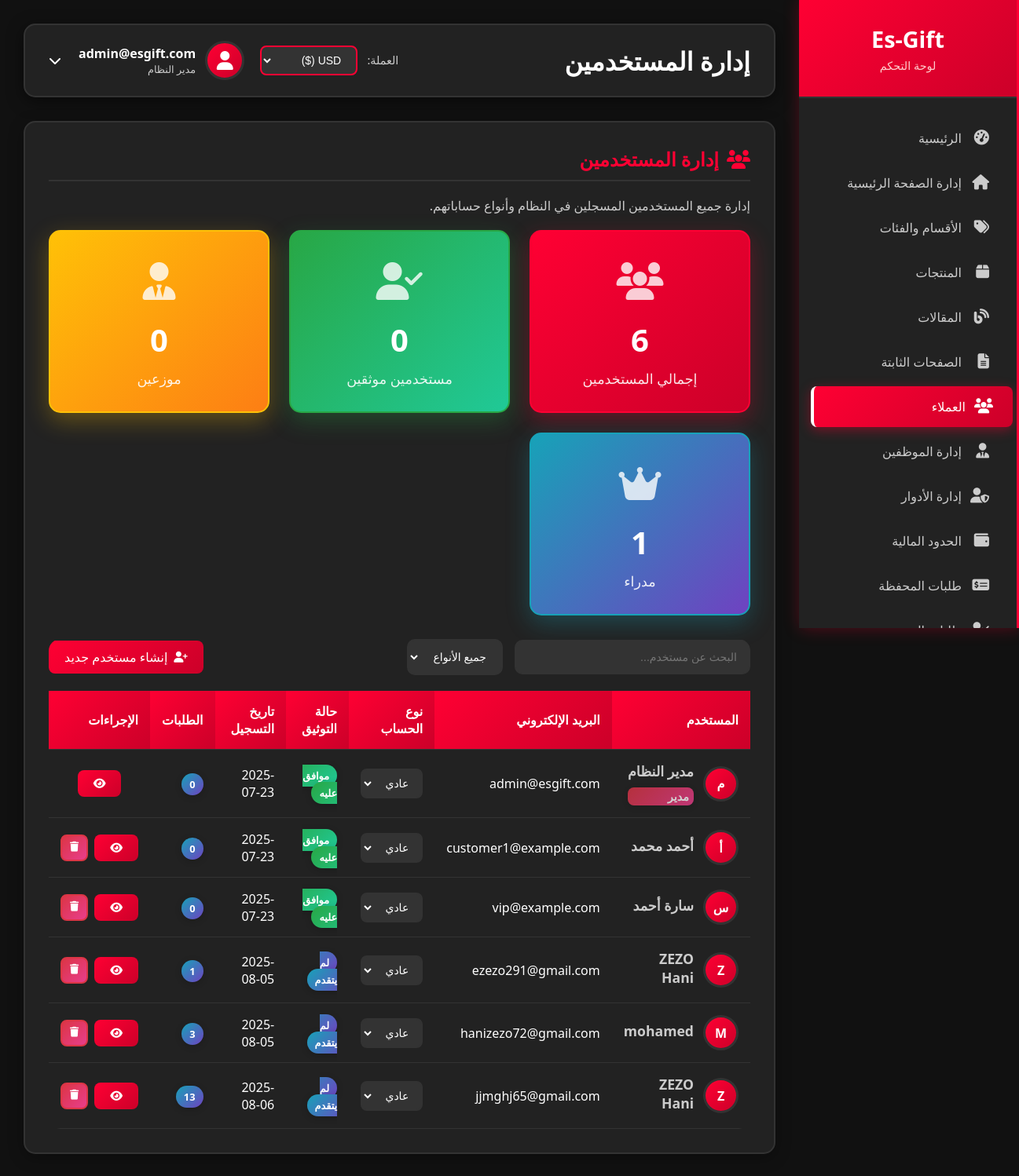
Before: /admin/users (signed in) with the older database file.
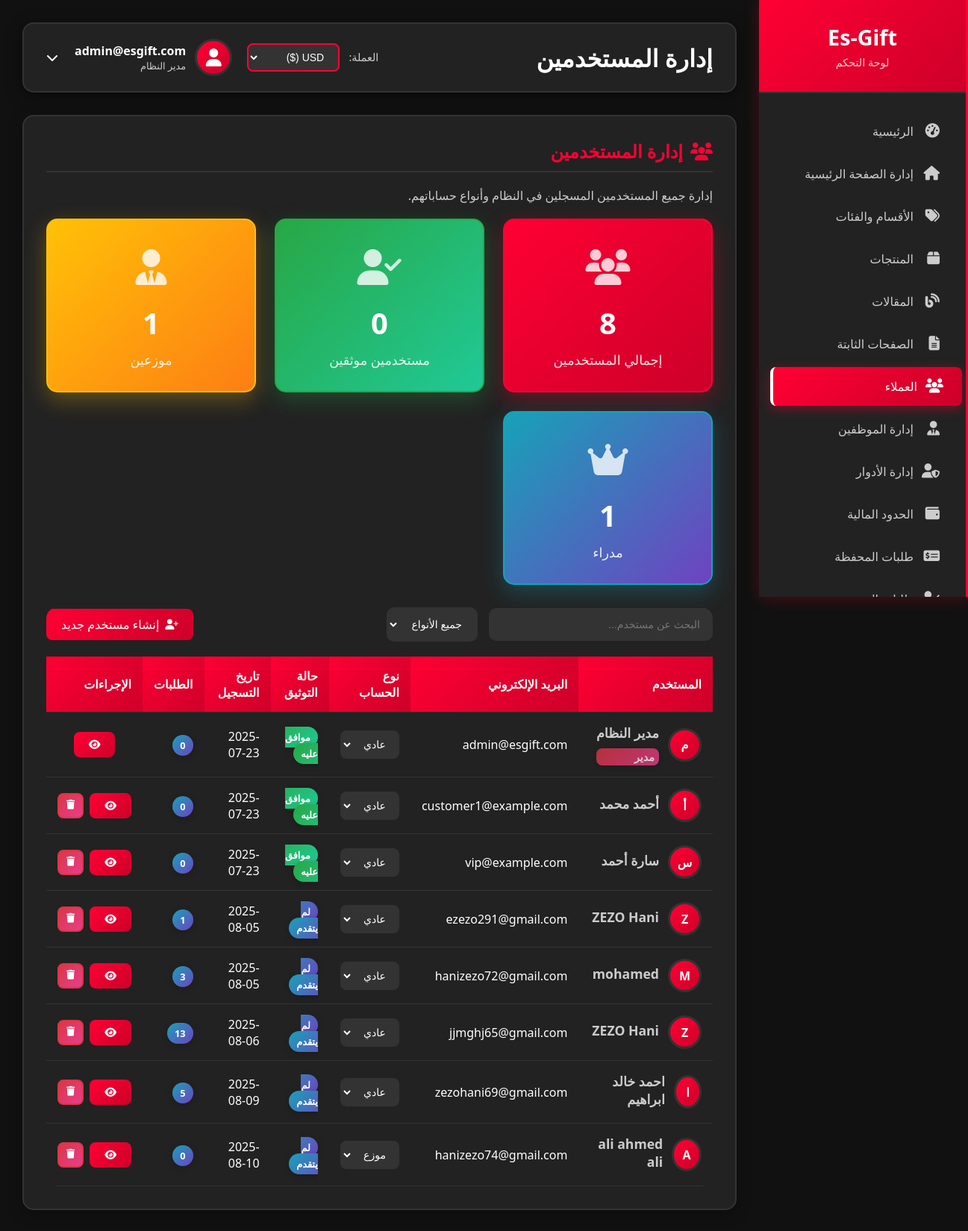
After: the same page with the newer database file.
### models.py (models this page shows)
class User(UserMixin, db.Model):
    id = db.Column(db.Integer, primary_key=True)
    username = db.Column(db.String(80), unique=True, nullable=True)  # اسم المستخدم
    email = db.Column(db.String(120), unique=True, nullable=False)
    password_hash = db.Column(db.String(120), nullable=False)
    full_name = db.Column(db.String(100))
    phone = db.Column(db.String(20))
    birth_date = db.Column(db.Date)
    nationality = db.Column(db.String(50))
    customer_type = db.Column(db.String(20), default='regular')  # regular, kyc, reseller
    kyc_status = db.Column(db.String(20), default='none')  # none, pending, approved, rejected
    google_id = db.Column(db.String(100), unique=True, nullable=True)  # Google ID
    profile_picture = db.Column(db.String(300))  # صورة البروفايل من Google
    is_verified = db.Column(db.Boolean, default=False)  # تم التحقق من الإيميل
    email_verification_token = db.Column(db.String(100), nullable=True)  # رمز التحقق من الإيميل
    email_verification_sent_at = db.Column(db.DateTime, nullable=True)  # وقت إرسال رمز التحقق
    document_type = db.Column(db.String(50))  # national_id, passport, driver_license
    id_front_image = db.Column(db.String(200))
    id_back_image = db.Column(db.String(200))
    selfie_image = db.Column(db.String(200))
    passport_image = db.Column(db.String(200))
    driver_license_image = db.Column(db.String(200))
    face_photo_front = db.Column(db.String(200))
    face_photo_right = db.Column(db.String(200))
    face_photo_left = db.Column(db.String(200))
    is_admin = db.Column(db.Boolean, default=False)
    last_login = db.Column(db.DateTime)
    created_at = db.Column(db.DateTime, default=datetime.utcnow)
    preferred_currency = db.Column(db.String(3), default='USD')  # العملة المفضلة للمحفظة
    orders = db.relationship('Order', backref='user', lazy=True)

### admin_routes.py (the view)
@admin.route('/users')
@login_required
@requires_page_access('admin.users')
def users():
    if not current_user.is_admin:
        employee = Employee.query.filter_by(user_id=current_user.id).first()
        if not employee:
            return redirect(url_for('main.index'))
    users = User.query.all()
    return render_template('admin/users.html', users=users)

### templates/admin/users.html (shortened to what this page needs)
{% extends "admin/base.html" %}
{% block page_title %}إدارة المستخدمين{% endblock %}
{% block content %}
<div class="content-card">
    <h2>
        <i class="fas fa-users"></i>
        إدارة المستخدمين
    </h2>
    <p style="color: #ccc; margin-bottom: 20px;">
        إدارة جميع المستخدمين المسجلين في النظام وأنواع حساباتهم.
    </p>
    <div class="stats-grid">
        <div class="stat-card">
            <div class="stat-icon">
                <i class="fas fa-users"></i>
            </div>
            <div class="stat-number">{{ users|length }}</div>
            <div class="stat-label">إجمالي المستخدمين</div>
        </div>
        <div class="stat-card success">
            <div class="stat-icon">
                <i class="fas fa-user-check"></i>
            </div>
            <div class="stat-number">{{ users|selectattr('customer_type', 'equalto', 'kyc')|list|length }}</div>
            <div class="stat-label">مستخدمين موثقين</div>
        </div>
        <div class="stat-card warning">
            <div class="stat-icon">
                <i class="fas fa-user-tie"></i>
            </div>
            <div class="stat-number">{{ users|selectattr('customer_type', 'equalto', 'reseller')|list|length }}</div>
            <div class="stat-label">موزعين</div>
        </div>
        <div class="stat-card info">
            <div class="stat-icon">
                <i class="fas fa-crown"></i>
            </div>
            <div class="stat-number">{{ users|selectattr('is_admin', 'equalto', True)|list|length }}</div>
            <div class="stat-label">مدراء</div>
        </div>
    </div>
    <div class="table-container">
        <div style="display: flex; justify-content: space-between; align-items: center; margin-bottom: 20px;">
            <div class="search-filters">
                <input type="text" id="searchUsers" placeholder="البحث عن مستخدم..."
                       class="search-input">
                <select id="filterUserType" class="filter-select">
                    <option value="">جميع الأنواع</option>
                </select>
            </div>
            <div class="action-buttons">
                <a href="{{ url_for('admin.admin_create_user') }}" class="btn btn-primary">
                    <i class="fas fa-user-plus"></i>
                    إنشاء مستخدم جديد
                </a>
            </div>
        </div>
        <table class="data-table" id="usersTable">
            <thead>
                <tr>
                    <th>المستخدم</th>
                    <th>البريد الإلكتروني</th>
                    <th>نوع الحساب</th>
                    <th>حالة التوثيق</th>
                    <th>تاريخ التسجيل</th>
                    <th>الطلبات</th>
                    <th>الإجراءات</th>
                </tr>
            </thead>
            <tbody>
                {% for user in users %}
                <tr data-user-type="{{ user.customer_type }}">
                    <td>
                        <div class="user-info">
                            <div class="user-avatar-modern">
                                {{ user.full_name[0].upper() if user.full_name else user.email[0].upper() }}
                            </div>
                            <div class="user-details">
                                <strong>{{ user.full_name if user.full_name else 'غير محدد' }}</strong>
                                {% if user.is_admin %}
                                    <span class="badge badge-danger admin-badge">مدير</span>
                                {% endif %}
                            </div>
                        </div>
                    </td>
                    <td>{{ user.email }}</td>
                    <td>
                        <select class="customer-type-select modern-select" data-user-id="{{ user.id }}">
                            <option value="regular" {{ 'selected' if user.customer_type == 'regular' else '' }}>عادي</option>
                            <option value="reseller" {{ 'selected' if user.customer_type == 'reseller' else '' }}>موزع</option>
                        </select>
                    </td>
                    <td>
                        {% if user.kyc_status == 'approved' %}
                            <span class="badge badge-success">موافق عليه</span>
                        {% elif user.kyc_status == 'pending' %}
                            <span class="badge badge-warning">في الانتظار</span>
                        {% elif user.kyc_status == 'rejected' %}
                            <span class="badge badge-danger">مرفوض</span>
                        {% else %}
                            <span class="badge badge-info">لم يتقدم</span>
                        {% endif %}
                    </td>
                    <td>{{ user.created_at.strftime('%Y-%m-%d') if user.created_at else 'غير محدد' }}</td>
                    <td>
                        <span class="badge badge-info">{{ user.orders|length }}</span>
                    </td>
                    <td>
                        <div class="action-buttons">
                            <button class="btn btn-sm btn-primary view-btn" onclick="viewUser({{ user.id }})" title="عرض التفاصيل">
                                <i class="fas fa-eye"></i>
                            </button>
                            {% if not user.is_admin %}
                            <button class="btn btn-sm btn-danger delete-btn" onclick="deleteUser({{ user.id }})" title="حذف">
                                <i class="fas fa-trash"></i>
                            </button>
                            {% endif %}
                        </div>
                    </td>
                </tr>
                {% endfor %}
            </tbody>
        </table>
    </div>
</div>
{% endblock %}

### templates/admin/base.html (shortened to what this page needs)
<!DOCTYPE html>
<html lang="ar" dir="rtl">
<head>
    <link rel="stylesheet" href="https://cdnjs.cloudflare.com/ajax/libs/font-awesome/6.5.0/css/all.min.css">
</head>
<body>
    <div class="admin-container">
        <div class="sidebar" id="sidebar">
            <div class="sidebar-header">
                <h2>Es-Gift</h2>
                <p>لوحة التحكم</p>
            </div>
            <nav class="sidebar-nav">
                <div class="nav-item">
                    <a href="{{ url_for('admin.dashboard') }}" class="nav-link">
                        <i class="fas fa-tachometer-alt"></i>
                        الرئيسية
                    </a>
                </div>
                <div class="nav-item">
                    <a href="{{ url_for('admin.homepage_management') }}" class="nav-link">
                        <i class="fas fa-home"></i>
                        إدارة الصفحة الرئيسية
                    </a>
                </div>
                <div class="nav-item">
                    <a href="{{ url_for('admin.categories') }}" class="nav-link">
                        <i class="fas fa-tags"></i>
                        الأقسام والفئات
                    </a>
                </div>
                <div class="nav-item">
                    <a href="{{ url_for('admin.products') }}" class="nav-link">
                        <i class="fas fa-box"></i>
                        المنتجات
                    </a>
                </div>
                <div class="nav-item">
                    <a href="{{ url_for('admin.articles') }}" class="nav-link">
                        <i class="fas fa-blog"></i>
                        المقالات
                    </a>
                </div>
                <div class="nav-item">
                    <a href="{{ url_for('static_pages.static_pages') }}" class="nav-link">
                        <i class="fas fa-file-alt"></i>
                        الصفحات الثابتة
                    </a>
                </div>
                <div class="nav-item">
                    <a href="{{ url_for('admin.users') }}" class="nav-link">
                        <i class="fas fa-users"></i>
                        العملاء
                    </a>
                </div>
                <div class="nav-item">
                    <a href="{{ url_for('admin.employees') }}" class="nav-link">
                        <i class="fas fa-user-tie"></i>
                        إدارة الموظفين
                    </a>
                </div>
                <div class="nav-item">
                    <a href="{{ url_for('admin.roles_management') }}" class="nav-link">
                        <i class="fas fa-user-shield"></i>
                        إدارة الأدوار
                    </a>
                </div>
                <div class="nav-item">
                    <a href="{{ url_for('financial.user_limits_management') }}" class="nav-link">
                        <i class="fas fa-wallet"></i>
                        الحدود المالية
                    </a>
                </div>
                <div class="nav-item">
                    <a href="{{ url_for('admin_wallet.deposit_requests') }}" class="nav-link">
                        <i class="fas fa-money-check-alt"></i>
                        طلبات المحفظة
                    </a>
                </div>
                <div class="nav-item">
                    <a href="{{ url_for('admin.kyc_requests') }}" class="nav-link">
                        <i class="fas fa-user-check"></i>
                        طلبات التحقق
                    </a>
                </div>
            </nav>
        </div>
        <div class="main-content">
            <div class="top-bar">
                <h1 class="page-title">{% block page_title %}لوحة التحكم{% endblock %}</h1>
                <div style="display: flex; align-items: center; gap: 20px;">
                    <div class="currency-selector">
                        <label for="admin-currency" style="color: #ccc; margin-left: 8px; font-size: 0.9em;">العملة:</label>
                        <select id="admin-currency" onchange="changeCurrency(this.value)" style="
                            background-color: #333;
                            color: #fff;
                            border: 2px solid #ff0033;
                            border-radius: 8px;
                            padding: 8px 15px;
                            font-size: 14px;
                            cursor: pointer;
                            outline: none;
                            transition: all 0.3s ease;
                        ">
                            <option value="USD">USD ($)</option>
                        </select>
                    </div>
                    <div class="user-info" onclick="toggleUserMenu()" style="cursor: pointer; position: relative;">
                        <div class="user-avatar">
                            <i class="fas fa-user"></i>
                        </div>
                        <div>
                            <div style="font-weight: bold;">{{ current_user.email }}</div>
                            <div style="font-size: 0.8em; color: #ccc;">مدير النظام</div>
                        </div>
                        <i class="fas fa-chevron-down" style="margin-right: 10px; transition: transform 0.3s ease;" id="user-menu-arrow"></i>
                    </div>
                </div>
            </div>
            {% block content %}{% endblock %}
        </div>
    </div>
</body>
</html>

Changed rows visible on the page:
added User: full_name "ا", full_name "احمد خالد ابراهيم", email "zezohani69@gmail.com", id "عادي", kyc_status "لم يتقدم", created_at "2025-08-09", orders|length "5"
added User: full_name "A", full_name "ali ahmed ali", email "hanizezo74@gmail.com", id "موزع", kyc_status "لم يتقدم", created_at "2025-08-10", orders|length "0"
Other visible differences:
{{ users|length }}: "6" → "8"
{{ users|selectattr('customer_type', 'equalto', 'reseller')|list|length }}: "0" → "1"
